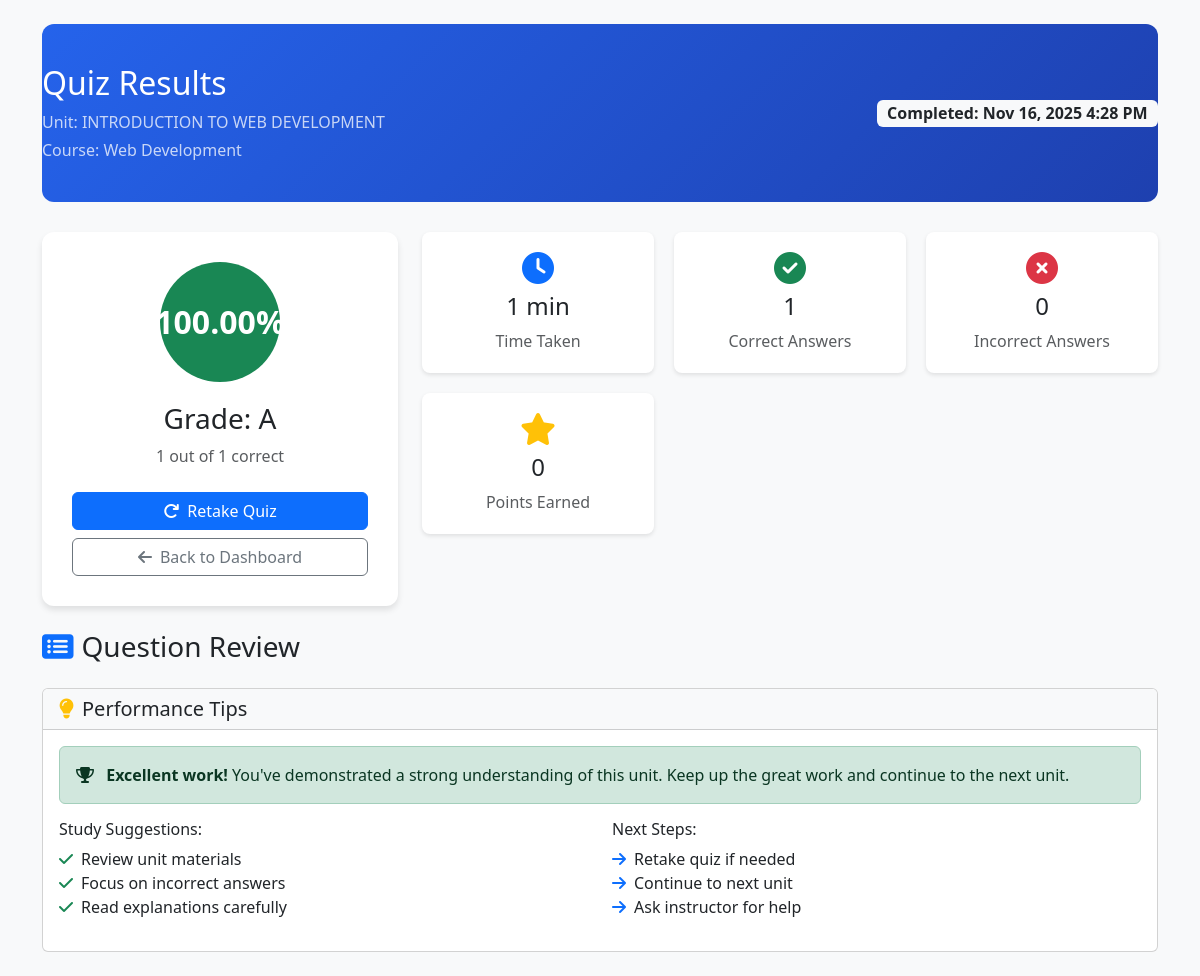
Page /Student/unit_quiz_results.php?attempt_id=1 (signed in) on the committed database.
### tables this page shows
CREATE TABLE `unit_attempts` (
  `attempt_id` int(11) NOT NULL,
  `unit_id` int(11) NOT NULL,
  `student_id` int(11) NOT NULL,
  `total_questions` int(11) NOT NULL,
  `correct_answers` int(11) NOT NULL,
  `score_percentage` decimal(5,2) NOT NULL,
  `time_taken_minutes` int(11) DEFAULT NULL,
  `answers` longtext DEFAULT NULL,
  `started_at` timestamp NOT NULL DEFAULT current_timestamp(),
  `completed_at` timestamp NULL DEFAULT NULL,
  `status` varchar(50) DEFAULT 'completed'
);

CREATE TABLE `course_units` (
  `unit_id` int(11) NOT NULL,
  `course_id` int(11) NOT NULL,
  `title` varchar(200) NOT NULL,
  `description` text DEFAULT NULL,
  `order_index` int(11) DEFAULT 0,
  `created_at` timestamp NOT NULL DEFAULT current_timestamp()
);

CREATE TABLE `courses` (
  `course_id` int(11) NOT NULL,
  `instructor_id` int(11) NOT NULL,
  `category_id` int(11) DEFAULT NULL,
  `title` varchar(200) NOT NULL,
  `description` text DEFAULT NULL,
  `short_description` varchar(500) DEFAULT NULL,
  `thumbnail` varchar(255) DEFAULT NULL,
  `price` decimal(10,2) DEFAULT 0.00,
  `duration_hours` int(11) DEFAULT NULL,
  `difficulty_level` enum('beginner','intermediate','advanced') DEFAULT 'beginner',
  `status` enum('draft','published','archived') DEFAULT 'draft',
  `featured` tinyint(1) DEFAULT 0,
  `created_at` timestamp NOT NULL DEFAULT current_timestamp(),
  `updated_at` timestamp NOT NULL DEFAULT current_timestamp() ON UPDATE current_timestamp()
);

### Student/unit_quiz_results.php (the view, shortened to what this page needs)
<?php
$db = getDB();
$student_id = $_SESSION['user_id'];
$unit_id = isset($_GET['unit_id']) ? (int)$_GET['unit_id'] : 0;
$attempt_id = isset($_GET['attempt_id']) ? (int)$_GET['attempt_id'] : 0;
$attemptStmt = $db->prepare("
    SELECT ua.*, u.title as unit_title, u.description, c.title as course_title
    FROM unit_attempts ua
    JOIN course_units u ON ua.unit_id = u.unit_id
    JOIN courses c ON u.course_id = c.course_id
    JOIN enrollments e ON c.course_id = e.course_id
    WHERE ua.attempt_id = ? AND ua.student_id = ? AND e.student_id = ?
");
if ($attemptStmt) {
    $attemptStmt->bind_param("iii", $attempt_id, $student_id, $student_id);
    $attemptStmt->execute();
    $attemptResult = $attemptStmt->get_result();
    $attempt = $attemptResult->fetch_assoc();
    $attempt['answers'] = json_decode($attempt['answers'], true);
} else {
    header("Location: student_dashboard.php");
    exit();
}
$detailed_results = [];
function getGrade($percentage) {
    if ($percentage >= 90) return ['grade' => 'A', 'class' => 'success'];
    return ['grade' => 'F', 'class' => 'danger'];
}
$grade_info = getGrade($attempt['score_percentage']);
?>
<!DOCTYPE html>
<html lang="en">
<head>
    <link href="https://cdn.jsdelivr.net/npm/bootstrap@5.3.3/dist/css/bootstrap.min.css" rel="stylesheet">
    <link rel="stylesheet" href="https://cdnjs.cloudflare.com/ajax/libs/font-awesome/6.5.0/css/all.min.css">
</head>
<body class="bg-light">
    <div class="container py-4">
        <div class="results-header">
            <div class="row align-items-center">
                <div class="col-md-8">
                    <h1 class="h2 mb-2">Quiz Results</h1>
                    <p class="mb-1 opacity-75">Unit: <?php echo htmlspecialchars($attempt['unit_title']); ?></p>
                    <p class="mb-0 opacity-75">Course: <?php echo htmlspecialchars($attempt['course_title']); ?></p>
                </div>
                <div class="col-md-4 text-md-end">
                    <div class="badge bg-light text-dark fs-6">
                        Completed: <?php echo date('M j, Y g:i A', strtotime($attempt['completed_at'])); ?>
                    </div>
                </div>
            </div>
        </div>
        <div class="row">
            <div class="col-lg-4 mb-4">
                <div class="score-card">
                    <div class="score-circle bg-<?php echo $grade_info['class']; ?>">
                        <?php echo $attempt['score_percentage']; ?>%
                    </div>
                    <h3 class="mb-2">Grade: <?php echo $grade_info['grade']; ?></h3>
                    <p class="text-muted mb-4">
                        <?php echo $attempt['correct_answers']; ?> out of <?php echo $attempt['total_questions']; ?> correct
                    </p>
                    <div class="d-grid gap-2">
                        <a href="take_unit_quiz.php?unit_id=<?php echo $unit_id; ?>" class="btn btn-primary">
                            <i class="fas fa-redo me-2"></i>Retake Quiz
                        </a>
                        <a href="student_dashboard.php" class="btn btn-outline-secondary">
                            <i class="fas fa-arrow-left me-2"></i>Back to Dashboard
                        </a>
                    </div>
                </div>
            </div>
            <div class="col-lg-8 mb-4">
                <div class="stats-grid">
                    <div class="stat-item">
                        <i class="fas fa-clock fa-2x text-primary mb-2"></i>
                        <h4><?php echo $attempt['time_taken_minutes']; ?> min</h4>
                        <p class="text-muted mb-0">Time Taken</p>
                    </div>
                    <div class="stat-item">
                        <i class="fas fa-check-circle fa-2x text-success mb-2"></i>
                        <h4><?php echo $attempt['correct_answers']; ?></h4>
                        <p class="text-muted mb-0">Correct Answers</p>
                    </div>
                    <div class="stat-item">
                        <i class="fas fa-times-circle fa-2x text-danger mb-2"></i>
                        <h4><?php echo $attempt['total_questions'] - $attempt['correct_answers']; ?></h4>
                        <p class="text-muted mb-0">Incorrect Answers</p>
                    </div>
                    <div class="stat-item">
                        <i class="fas fa-star fa-2x text-warning mb-2"></i>
                        <h4><?php echo array_sum(array_column($detailed_results, 'points_earned')); ?></h4>
                        <p class="text-muted mb-0">Points Earned</p>
                    </div>
                </div>
            </div>
        </div>
        <div class="mb-4">
            <h3 class="mb-4">
                <i class="fas fa-list-alt me-2 text-primary"></i>Question Review
            </h3>
        </div>
        <div class="card">
            <div class="card-header bg-light">
                <h5 class="mb-0">
                    <i class="fas fa-lightbulb me-2 text-warning"></i>Performance Tips
                </h5>
            </div>
            <div class="card-body">
                <?php if ($attempt['score_percentage'] >= 80): ?>
                    <div class="alert alert-success">
                        <i class="fas fa-trophy me-2"></i>
                        <strong>Excellent work!</strong> You've demonstrated a strong understanding of this unit.
                        Keep up the great work and continue to the next unit.
                    </div>
                <?php endif; ?>
                <div class="row mt-3">
                    <div class="col-md-6">
                        <h6>Study Suggestions:</h6>
                        <ul class="list-unstyled">
                            <li><i class="fas fa-check text-success me-2"></i>Review unit materials</li>
                            <li><i class="fas fa-check text-success me-2"></i>Focus on incorrect answers</li>
                            <li><i class="fas fa-check text-success me-2"></i>Read explanations carefully</li>
                        </ul>
                    </div>
                    <div class="col-md-6">
                        <h6>Next Steps:</h6>
                        <ul class="list-unstyled">
                            <li><i class="fas fa-arrow-right text-primary me-2"></i>Retake quiz if needed</li>
                            <li><i class="fas fa-arrow-right text-primary me-2"></i>Continue to next unit</li>
                            <li><i class="fas fa-arrow-right text-primary me-2"></i>Ask instructor for help</li>
                        </ul>
                    </div>
                </div>
            </div>
        </div>
    </div>
</body>
</html>

### Student/unit_quiz_results.php (style rules this page uses)
:root { --primary-color: #2563eb; --secondary-color: #1e40af; --success-color: #059669; --danger-color: #dc2626; --warning-color: #d97706; }
.results-header { background: linear-gradient(135deg, var(--primary-color), var(--secondary-color)); color: white; padding: 40px 0; border-radius: 12px; margin-bottom: 30px; }
.score-card { background: white; border-radius: 12px; box-shadow: 0 4px 6px rgba(0, 0, 0, 0.1); border: none; text-align: center; padding: 30px; }
.score-circle { width: 120px; height: 120px; border-radius: 50%; display: flex; align-items: center; justify-content: center; margin: 0 auto 20px; font-size: 2rem; font-weight: bold; color: white; }
.stats-grid { display: grid; grid-template-columns: repeat(auto-fit, minmax(200px, 1fr)); gap: 20px; margin-bottom: 30px; }
.stat-item { background: white; padding: 20px; border-radius: 8px; text-align: center; box-shadow: 0 2px 4px rgba(0, 0, 0, 0.1); }

### rows in the picture
unit_attempts: unit.title "INTRODUCTION TO WEB DEVELOPMENT", courses.title "Web Development", completed_at "Nov 16, 2025 4:28 PM", score_percentage "100.00", score_percentage "A", correct_answers "1", total_questions "1", time_taken_minutes "1", $attempt['total_questions'] - $attempt['correct_answers'] "0"

### other values in the picture
array_sum(array_column($detailed_results, 'points_earned')) "0"
